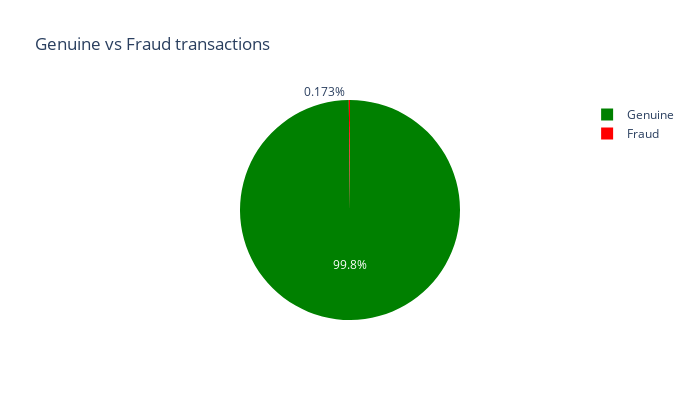

Here is the notebook cell this chart was saved with:
### Markdown cell above
### Pie chart of class distribution

### Code cell
labels = ['Genuine','Fraud']
fraud_or_not = data['Class'].value_counts()
values = [fraud_or_not[0], fraud_or_not[1]]

fig = px.pie(values=data['Class'].value_counts(), names=labels , width=700, height=400, color_discrete_sequence=["green","red"]
             ,title="Genuine vs Fraud transactions")
fig.show()

### Figure 1 — Plotly figure (JSON) as saved in the notebook; plotly's stock layout.template omitted (floating-point values rounded to 4 significant figures)
{"data": [{"domain": {"x": [0, 1], "y": [0, 1]}, "hovertemplate": "label=%{label}<br>value=%{value}<extra></extra>", "labels": ["Genuine", "Fraud"], "legendgroup": "", "name": "", "showlegend": true, "type": "pie", "values": [284315, 492]}], "layout": {"height": 400, "legend": {"tracegroupgap": 0}, "piecolorway": ["green", "red"], "title": {"text": "Genuine vs Fraud transactions"}, "width": 700}}
